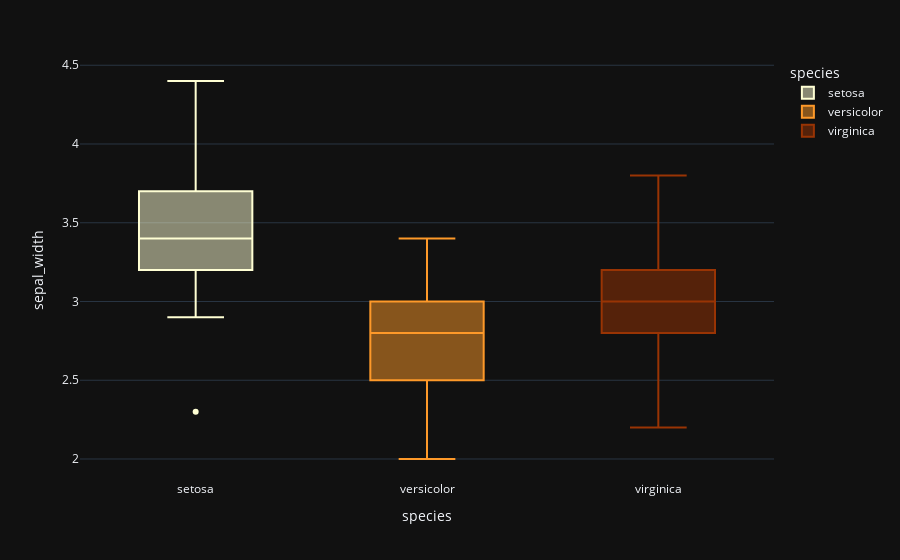

Source (notebook cell):
### Markdown cell above
## SepalWidth

### Code cell
fig = px.box(data_frame=df, x='species',y='sepal_width',color='species',color_discrete_sequence=['#ffffd4 ','#fe9929 ','#993404 '], template='plotly_dark',orientation='v')

fig.show()

### Figure 1 — Plotly figure (JSON) as saved in the notebook; plotly's stock layout.template omitted (floating-point values rounded to 4 significant figures)
{"data": [{"alignmentgroup": "True", "hovertemplate": "species=%{x}<br>sepal_width=%{y}<extra></extra>", "legendgroup": "setosa", "marker": {"color": "#ffffd4 "}, "name": "setosa", "notched": false, "offsetgroup": "setosa", "orientation": "v", "showlegend": true, "type": "box", "x": ["setosa", "setosa", "setosa", "setosa", "setosa", "setosa", "setosa", "setosa", "setosa", "setosa", "setosa", "setosa", "setosa", "setosa", "setosa", "setosa", "setosa", "setosa", "setosa", "setosa", "setosa", "setosa", "setosa", "setosa", "setosa", "setosa", "setosa", "setosa", "setosa", "setosa", "setosa", "setosa", "setosa", "setosa", "setosa", "setosa", "setosa", "setosa", "setosa", "setosa", "setosa", "setosa", "setosa", "setosa", "setosa", "setosa", "setosa", "setosa", "setosa", "setosa"], "x0": " ", "xaxis": "x", "y": [3.5, 3, 3.2, 3.1, 3.6, 3.9, 3.4, 3.4, 2.9, 3.1, 3.7, 3.4, 3, 3, 4, 4.4, 3.9, 3.5, 3.8, 3.8, 3.4, 3.7, 3.6, 3.3, 3.4, 3, 3.4, 3.5, 3.4, 3.2, 3.1, 3.4, 4.1, 4.2, 3.1, 3.2, 3.5, 3.6, 3, 3.4, 3.5, 2.3, 3.2, 3.5, 3.8, 3, 3.8, 3.2, 3.7, 3.3], "y0": " ", "yaxis": "y"}, {"alignmentgroup": "True", "hovertemplate": "species=%{x}<br>sepal_width=%{y}<extra></extra>", "legendgroup": "versicolor", "marker": {"color": "#fe9929 "}, "name": "versicolor", "notched": false, "offsetgroup": "versicolor", "orientation": "v", "showlegend": true, "type": "box", "x": ["versicolor", "versicolor", "versicolor", "versicolor", "versicolor", "versicolor", "versicolor", "versicolor", "versicolor", "versicolor", "versicolor", "versicolor", "versicolor", "versicolor", "versicolor", "versicolor", "versicolor", "versicolor", "versicolor", "versicolor", "versicolor", "versicolor", "versicolor", "versicolor", "versicolor", "versicolor", "versicolor", "versicolor", "versicolor", "versicolor", "versicolor", "versicolor", "versicolor", "versicolor", "versicolor", "versicolor", "versicolor", "versicolor", "versicolor", "versicolor", "versicolor", "versicolor", "versicolor", "versicolor", "versicolor", "versicolor", "versicolor", "versicolor", "versicolor", "versicolor"], "x0": " ", "xaxis": "x", "y": [3.2, 3.2, 3.1, 2.3, 2.8, 2.8, 3.3, 2.4, 2.9, 2.7, 2, 3, 2.2, 2.9, 2.9, 3.1, 3, 2.7, 2.2, 2.5, 3.2, 2.8, 2.5, 2.8, 2.9, 3, 2.8, 3, 2.9, 2.6, 2.4, 2.4, 2.7, 2.7, 3, 3.4, 3.1, 2.3, 3, 2.5, 2.6, 3, 2.6, 2.3, 2.7, 3, 2.9, 2.9, 2.5, 2.8], "y0": " ", "yaxis": "y"}, {"alignmentgroup": "True", "hovertemplate": "species=%{x}<br>sepal_width=%{y}<extra></extra>", "legendgroup": "virginica", "marker": {"color": "#993404 "}, "name": "virginica", "notched": false, "offsetgroup": "virginica", "orientation": "v", "showlegend": true, "type": "box", "x": ["virginica", "virginica", "virginica", "virginica", "virginica", "virginica", "virginica", "virginica", "virginica", "virginica", "virginica", "virginica", "virginica", "virginica", "virginica", "virginica", "virginica", "virginica", "virginica", "virginica", "virginica", "virginica", "virginica", "virginica", "virginica", "virginica", "virginica", "virginica", "virginica", "virginica", "virginica", "virginica", "virginica", "virginica", "virginica", "virginica", "virginica", "virginica", "virginica", "virginica", "virginica", "virginica", "virginica", "virginica", "virginica", "virginica", "virginica", "virginica", "virginica", "virginica"], "x0": " ", "xaxis": "x", "y": [3.3, 2.7, 3, 2.9, 3, 3, 2.5, 2.9, 2.5, 3.6, 3.2, 2.7, 3, 2.5, 2.8, 3.2, 3, 3.8, 2.6, 2.2, 3.2, 2.8, 2.8, 2.7, 3.3, 3.2, 2.8, 3, 2.8, 3, 2.8, 3.8, 2.8, 2.8, 2.6, 3, 3.4, 3.1, 3, 3.1, 3.1, 3.1, 2.7, 3.2, 3.3, 3, 2.5, 3, 3.4, 3], "y0": " ", "yaxis": "y"}], "layout": {"boxmode": "overlay", "legend": {"title": {"text": "species"}, "tracegroupgap": 0}, "margin": {"t": 60}, "xaxis": {"anchor": "y", "categoryarray": ["setosa", "versicolor", "virginica"], "categoryorder": "array", "domain": [0, 1], "title": {"text": "species"}}, "yaxis": {"anchor": "x", "domain": [0, 1], "title": {"text": "sepal_width"}}}}
